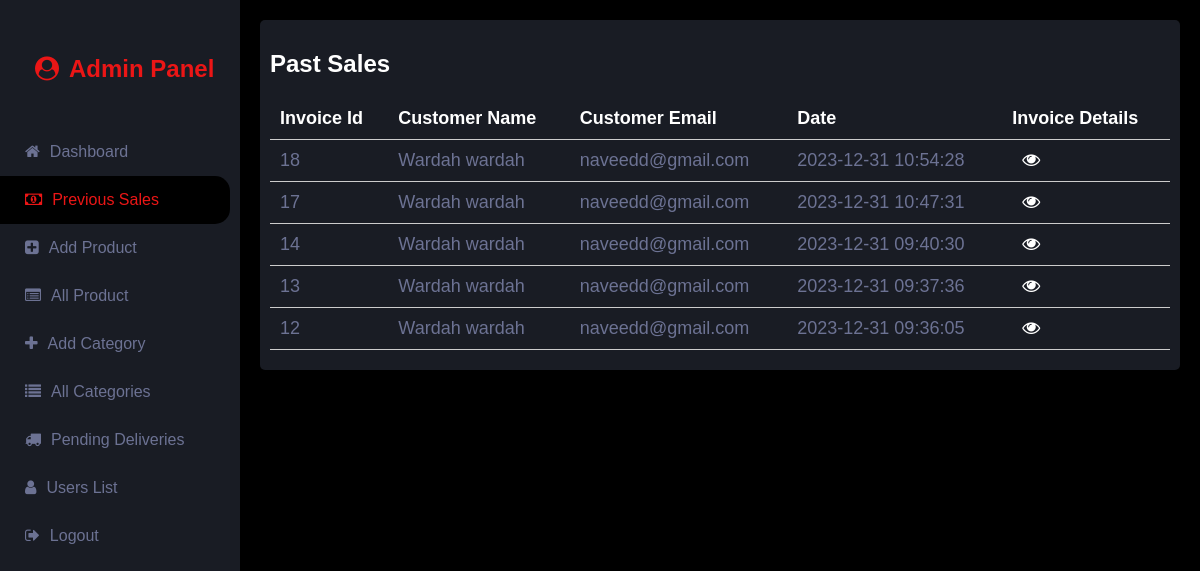
/Ecommerce_LoveItBuyIt_Webapge_CODE/admin/sales.php (signed in), run on the app's committed database.
### tables this page shows
CREATE TABLE IF NOT EXISTS `order_cust` (
  `order_id` int NOT NULL AUTO_INCREMENT,
  `cust_id` int DEFAULT NULL,
  `date_time` datetime DEFAULT NULL,
  `no_of_products` int DEFAULT NULL,
  `completed` tinyint(1) DEFAULT NULL,
  `price_total` decimal(10,2) DEFAULT NULL,
  PRIMARY KEY (`order_id`),
  KEY `cust_id` (`cust_id`)
);

CREATE TABLE IF NOT EXISTS `customer` (
  `cust_id` int NOT NULL AUTO_INCREMENT,
  `PASSWORD` varchar(255) NOT NULL,
  `first_name` varchar(50) NOT NULL,
  `last_name` varchar(50) NOT NULL,
  `email` varchar(100) NOT NULL,
  `NUMBER` varchar(20) NOT NULL,
  `country` varchar(50) NOT NULL,
  `province` varchar(50) NOT NULL,
  `address` varchar(255) NOT NULL,
  `profile_picture` blob,
  PRIMARY KEY (`cust_id`),
  UNIQUE KEY `email` (`email`)
);

### Ecommerce_LoveItBuyIt_Webapge_CODE/admin/sales.php (the view, shortened to what this page needs)
<?php
  include("includeDB.php");
?>
<!DOCTYPE html>
<html lang="en">
<head>
    <link rel="stylesheet" href="styles.css" />
    <link rel="stylesheet" href="https://cdnjs.cloudflare.com/ajax/libs/font-awesome/4.7.0/css/font-awesome.min.css">
</head>
<body>
    <div class="sidebar">
        <div class="logo"><h2><i class="fa fa-user-circle"></i>Admin Panel</h2></div>
        <div class="nav">
            <a href="dashboard.php"><i class="fa fa-home back"></i>Dashboard</a></li>
            <a href="sales.php" class="active"><i class="fa fa-money back"></i>Previous Sales</a></li>
            <a href="addproduct.php"><i class="fa fa-plus-square"></i>Add Product</a></li>
            <a href="allproducts.php"><i class="fa fa-list-alt"></i>All Product</a></li>
            <a href="addcat.php"><i class="fa fa-plus"></i>Add Category</a></li>
            <a href="allcats.php"><i class="fa fa-list"></i>All Categories</a></li>
            <a href="deliveries.php" ><i class="fa fa-truck"></i>Pending Deliveries</a></li>
            <a href="users.php"><i class="fa fa-user"></i>Users List</a></li>
            <a href="logout.php"><i class="fa fa-sign-out"></i>Logout</a></li>
        </div>
    </div>
    <div class="content">
        <div class="card outercard">
            <h2 style="color: white;">Past Sales</h3>
            <table>
                <thead>
                  <tr>
                    <th>Invoice Id</th>
                    <th>Customer Name</th>
                    <th>Customer Email</th>
                    <th>Date</th>
                    <th>Invoice Details</th>
                  </tr>
                </thead>
                <tbody>
                <?php
                      $sql_check = "SELECT * FROM order_cust where completed = 1 ORDER BY order_id DESC LIMIT 5";
                      $result = $conn->query($sql_check);
                      while ($row = mysqli_fetch_array($result)) {
                        $customer_id = $row['cust_id'];
                        $sql_check = "SELECT CONCAT(first_name, ' ', last_name) AS
                        full_name, email FROM customer
                        WHERE cust_id = $customer_id";
                        $check = $conn->query($sql_check);
                        $n = mysqli_fetch_array($check)?>
                      <tr>
                        <td><?php echo $row['order_id'] ?></td>
                        <td><?php echo $n['full_name'] ?></td>
                        <td><?php echo $n['email'] ?></td>
                        <td><?php echo $row['date_time'] ?></td>
                        <td><a href="order.php?order=<?php echo $row['order_id']; ?>"><i class="fa fa-eye" style="color:white;"></i></a></td>
                      </tr>
                      <?php } ?>
                </tbody>
              </table>
        </div>
    </div>
</body>
</html>

### Ecommerce_LoveItBuyIt_Webapge_CODE/admin/styles.css (style rules this page uses)
:root { --primary: #EB1616; --secondary: #191C24; --light: #6C7293; --dark: #000000; --safe: rgb(17, 144, 17); }
* { box-sizing: border-box; }
body { margin: 0; padding: 0; font-family: Arial, Helvetica, sans-serif; background-color: var(--dark); overflow-x: hidden; }
.sidebar { position: fixed; display: flex; flex-direction: column; left: 0; top: 0; height: 100vh; max-width: 250px; width: 20%; background-color: var(--secondary); overflow-x: hidden; padding-top: 20px; }
.sidebar .logo { padding: 15px 20px; justify-content: space-between; }
.sidebar .logo h2 { margin-left: 5px; color: var(--primary); text-decoration: none; }
i { margin: 0 10px; }
.sidebar .nav { display: flex; flex-direction: column; margin: 10px 10px 10px 0; text-decoration: none; }
.sidebar .nav a { padding: 15px; text-decoration: none; color: var(--light); }
.sidebar .nav .active { background-color: var(--dark); border: 5px solid --primary; border-radius: 0 15px 15px 0; color: var(--primary); }
.content { margin-left: 20%; width: 80%; }
table { width: 100%; border-collapse: collapse; margin: 10px auto; }
th { color: white; font-weight: bold; }
td, th { padding: 10px; border-bottom: 1px solid #ccc; text-align: left; font-size: 18px; }
.card { opacity: 0; animation: slide-in 0.5s forwards; animation-delay: 0.4s; background-color: var(--secondary); padding: 10px; border-radius: 5px; color: var(--light); }
.outercard { margin: 20px; }
.card:nth-child(1) { animation-delay: 0.4s; }

### data on the page
order_cust: order_id "18", full_name "Wardah wardah", cust.email "naveedd@gmail.com", date_time "2023-12-31 10:54:28"
order_cust: order_id "17", full_name "Wardah wardah", cust.email "naveedd@gmail.com", date_time "2023-12-31 10:47:31"
order_cust: order_id "14", full_name "Wardah wardah", cust.email "naveedd@gmail.com", date_time "2023-12-31 09:40:30"
order_cust: order_id "13", full_name "Wardah wardah", cust.email "naveedd@gmail.com", date_time "2023-12-31 09:37:36"
order_cust: order_id "12", full_name "Wardah wardah", cust.email "naveedd@gmail.com", date_time "2023-12-31 09:36:05"
